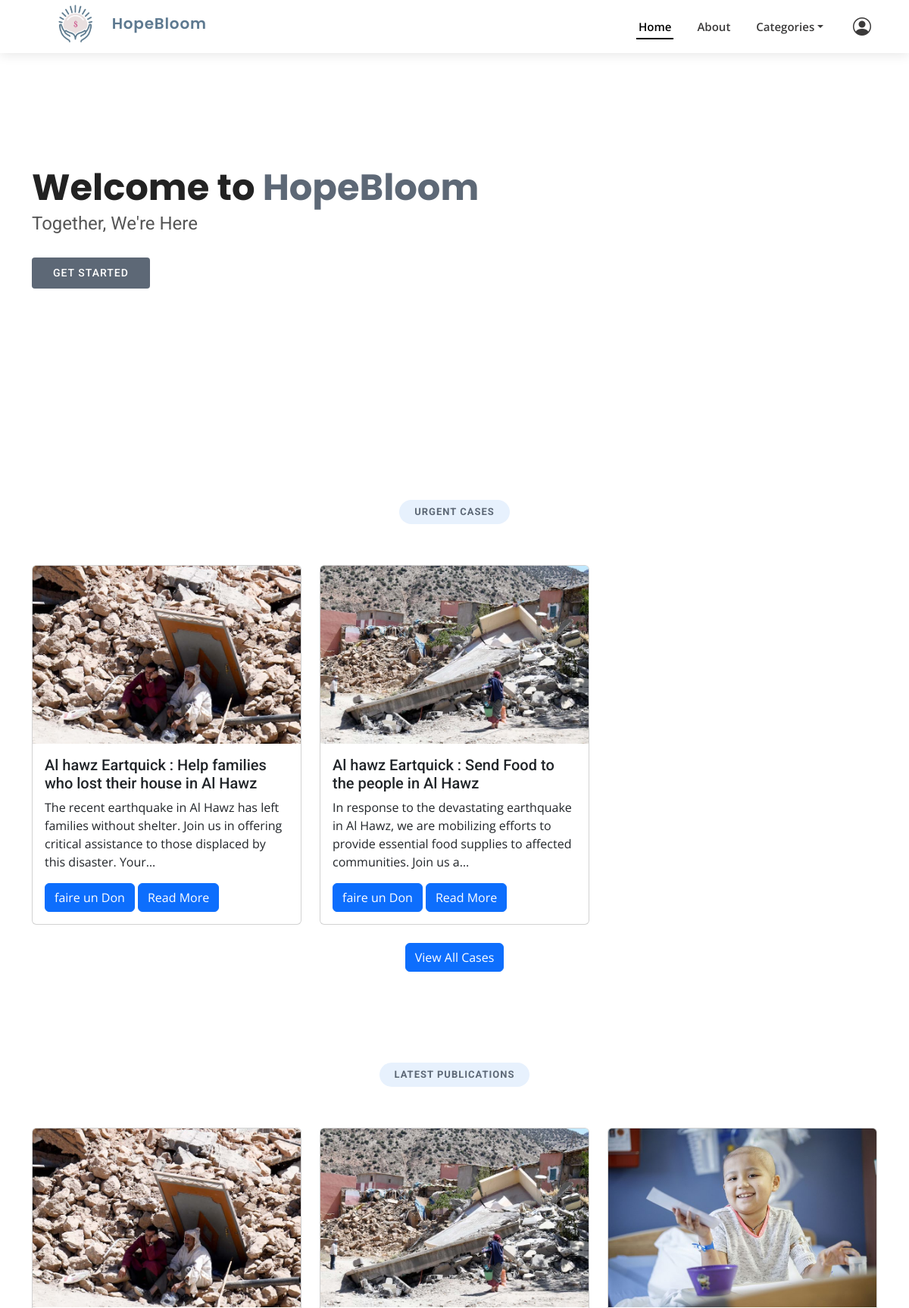
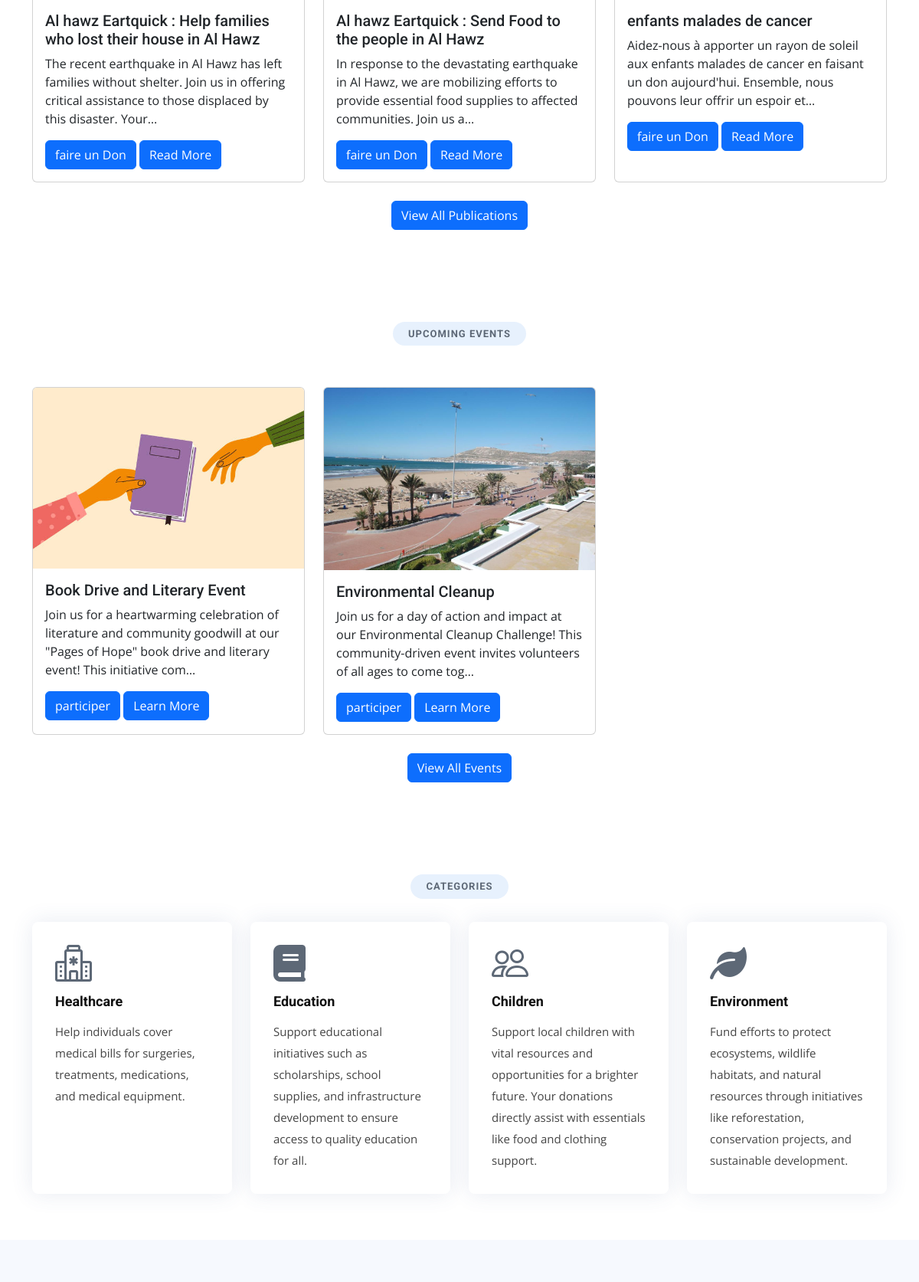
The app's page / (signed in, upper part) with its own data (2 pictures, top to bottom).
### publications/models.py (models this page shows, shortened)
class Publication(models.Model):
    id=models.AutoField(primary_key=True)
    titre=models.CharField(max_length=150)
    contenu=models.TextField()
    date=models.DateTimeField(default=timezone.now)
    image=models.ImageField(upload_to='photos/%y/%m/%d', blank=True)
    montant=models.DecimalField(max_digits=20,decimal_places=2)
    user=models.ForeignKey(User,on_delete=models.CASCADE,null=True)
    category = models.ForeignKey(Category, on_delete=models.CASCADE,null=True,blank=True)
    objects = models.Manager()
    def calculate_total_dons(self):
        total_dons = sum(d.montantDons for d in self.dons.all())
        return total_dons
    @classmethod
    def calculate_total_dons_all(cls):
        total_dons_all = sum(publication.calculate_total_dons() for publication in cls.objects.all())
        return total_dons_all

### events/models.py (models this page shows, shortened)
class Event(models.Model):
    user=models.ForeignKey(User,on_delete=models.CASCADE,null=True)
    title = models.CharField(max_length=200)
    description = models.TextField()
    date = models.DateField()
    time = models.TimeField()
    image=models.ImageField(upload_to='photos/%y/%m/%d', blank=True)
    location = models.CharField(max_length=255)
    created_at = models.DateTimeField(auto_now_add=True)
    max_attendees = models.PositiveIntegerField(default=0)  # Maximum number of attendees
    attendees = models.ManyToManyField(User, related_name='attended_events', blank=True)

### pages/views.py (the view)
# urls.py: path('', views.index, name='index'),
def index(request):
    publications = Publication.objects.order_by('-date')[:3]  # Fetch all publications
    pub=Publication.objects.all()
    categories= Category.objects.all()
    dons = Don.objects.all()
    users=User.objects.all()
    associations=Association.objects.all()
    donors=Donor.objects.all()
    events=Event.objects.order_by('-date')[:3]
    total_dons_all = Publication.calculate_total_dons_all()####total des dons  de tous les publications ou d'une pub
    context = {
        'events': events,
        'categories': categories,
        'publications': publications,
        'pub': pub,
        'dons': dons,
        'users' : users,
        'associations':associations,
        'donors' : donors,
        'total_dons_all' : total_dons_all,
    }
    return render(request, 'pages/index.html', context)

### templates/pages/index.html (shortened to what this page needs)
{%extends 'base.html' %}
{%  load static %}
  {% block content %}
  <section id="hero" class="d-flex align-items-center"style="background-image: url('/static/assets/img/Mine.jpg')">
    <div class="container" data-aos="zoom-out" data-aos-delay="100">
      <h1>Welcome to <span> HopeBloom      </span></h1>
      <h2> Together, We're Here </h2>
      <div class="d-flex">
        <a href="#about" class="btn-get-started scrollto">Get Started</a>
      </div>
    </div>
  </section>
  <main id="main">
     <section id="Urgent-cases" class="services">
      <div class="container" data-aos="fade-up">
        <div class="section-title">
          <h2>Urgent Cases</h2>
        </div>
        <div class="row">
          {% if publications %}
            {% for category in categories %}
              {% if category.name == 'Urgent' %}
                {% for publication in publications %}
                  {% if publication.category == category %}
                  {% if forloop.counter <= 3 %}
                    <div class="col-lg-4 col-md-6 d-flex align-items-stretch mt-4" data-aos="zoom-in" data-aos-delay="200">
                      <div class="card" data-aos="fade-up" data-aos-delay="100">
                        <img src="{{ MEDIA_URL }}{{ publication.image.url }}" class="card-img-top" alt="{{ publication.titre }}">
                        <div class="card-body">
                          <h5 class="card-title">{{ publication.titre }}</h5>
                          <p class="card-text">{{ publication.contenu | truncatechars:150 }}</p>
                          <a href="{% url 'faire_don' publication.id %}" class="btn btn-primary">faire un Don</a>
                          <a href="{% url 'detail' publication.id %}" class="btn btn-primary">Read More</a>
                        </div>
                      </div>
                    </div>
                  {% endif %}
                  {% endif %}
                {% endfor %}
              {% endif %}
            {% endfor %}
          {% else %}
            <div class="col-12">
              <p>No publications found.</p>
            </div>
          {% endif %}
        </div>
          <div class="text-center mt-4">
            <a href="{% url 'Urgent' %}" class="btn btn-primary">View All Cases</a>
          </div>
      </div>
    </section>
    <section id="latest-publications" class="services">
      <div class="container" data-aos="fade-up">
        <div class="section-title">
          <h2>Latest Publications</h2>
        </div>
        <div class="row">
          {% if publications %}
            {% for publication in publications %}
            {% if forloop.counter <= 3 %}
              <div class="col-lg-4 col-md-6 d-flex align-items-stretch mt-4" data-aos="zoom-in" data-aos-delay="200">
                <div class="card" data-aos="fade-up" data-aos-delay="100">
                  <img src="{{ MEDIA_URL }}{{ publication.image.url }}" class="card-img-top" alt="{{ publication.titre }}">
                  <div class="card-body">
                    <h5 class="card-title">{{ publication.titre }}</h5>
                    <p class="card-text">{{ publication.contenu | truncatechars:150 }}</p>
                    <a href="{% url 'faire_don' publication.id %}" class="btn btn-primary">faire un Don</a>
                    <a href="{% url 'detail' publication.id %}" class="btn btn-primary">Read More</a>
                  </div>
                </div>
              </div>
            {% endif %}
            {% endfor %}
          {% else %}
            <div class="col-12">
              <p>No publications found.</p>
            </div>
          {% endif %}
        </div>
          <div class="text-center mt-4">
            <a href="{% url 'publicationIndex' %}" class="btn btn-primary">View All Publications</a>
          </div>
      </div>
    </section>
    <section id="events" class="events">
      <div class="container" data-aos="fade-up">
        <div class="section-title">
          <h2>Upcoming Events</h2>
        </div>
        <div class="row">
          {% if events %}
            {% for events in events %}
              <div class="col-lg-4 col-md-6 d-flex align-items-stretch mt-4" data-aos="zoom-in" data-aos-delay="200">
                <div class="card" data-aos="fade-up" data-aos-delay="100">
                  <img src="{{ events.image.url }}" class="card-img-top" alt="{{ events.title }}">
                  <div class="card-body">
                    <h5 class="card-title">{{ events.title }}</h5>
                    <p class="card-text">{{ events.description | truncatechars:150 }}</p>
                    <a href="{% url 'participate_event' events.pk %}" class="btn btn-primary">participer</a>
                    <a href="{% url 'detail_events' pk=events.id %}" class="btn btn-primary">Learn More</a>
                  </div>
                </div>
              </div>
            {% endfor %}
          {% else %}
            <div class="col-12">
              <p>No upcoming events at the moment.</p>
            </div>
          {% endif %}
        </div>
        <div class="text-center mt-4">
          <a href="{% url 'eventIndex' %}" class="btn btn-primary">View All Events</a>
        </div>
      </div>
    </section>
    <section id="Categories-services" class="Categories-services">
      <div class="container" data-aos="fade-up">
        <div class="section-title">
          <h2>Categories</h2>
        </div>
        <div class="row">
          <div class="col-md-6 col-lg-3 d-flex align-items-stretch mb-5 mb-lg-0">
            <div class="icon-box" data-aos="fade-up" data-aos-delay="100">
              <div class="icon"><i class="bi bi-hospital"></i></div>
              <h4 class="title"><a href="{% url 'Health' %}">Healthcare</a></h4>
              <p class="description">Help individuals cover medical bills for surgeries, treatments, medications, and medical equipment.</p>
            </div>
          </div>
          <div class="col-md-6 col-lg-3 d-flex align-items-stretch mb-5 mb-lg-0">
            <div class="icon-box" data-aos="fade-up" data-aos-delay="200">
              <div class="icon">
                <link href="https://cdnjs.cloudflare.com/ajax/libs/font-awesome/6.0.0-beta3/css/all.min.css" rel="stylesheet">
                <i class="fas fa-book"></i></div>
              <h4 class="title"><a href="{% url 'Education' %}">Education</a></h4>
              <p class="description">Support educational initiatives such as scholarships, school supplies, and infrastructure development to ensure access to quality education for all.</p>
            </div>
          </div>
          <div class="col-md-6 col-lg-3 d-flex align-items-stretch mb-5 mb-lg-0">
            <div class="icon-box" data-aos="fade-up" data-aos-delay="300">
                <div class="icon">
                  <link href="https://cdnjs.cloudflare.com/ajax/libs/bootstrap-icons/1.7.2/font/bootstrap-icons.css" rel="stylesheet">
                    <i class="bi bi-people"></i>
                </div>
                <h4 class="title"><a href="{% url 'Children' %}">Children</a></h4>
                <p class="description">Support local children with vital resources and opportunities for a brighter future. Your donations directly assist with essentials like food and clothing support.</p>
            </div>
        </div>
          <div class="col-md-6 col-lg-3 d-flex align-items-stretch mb-5 mb-lg-0">
            <div class="icon-box" data-aos="fade-up" data-aos-delay="300">
              <div class="icon">
                <link href="https://cdnjs.cloudflare.com/ajax/libs/font-awesome/6.0.0-beta3/css/all.min.css" rel="stylesheet">
                <i class="fas fa-leaf"></i></div>
              <h4 class="title"><a href="{% url 'Environment' %}">Environment</a></h4>
              <p class="description">Fund efforts to protect ecosystems, wildlife habitats, and natural resources through initiatives like reforestation, conservation projects, and sustainable development.</p>
            </div>
          </div>
        </div>
      </div>
    </section>
    <section id="about" class="about section-bg">
                <link href="https://cdnjs.cloudflare.com/ajax/libs/font-awesome/6.0.0-beta3/css/all.min.css" rel="stylesheet">
    </section>
              <link href="https://cdnjs.cloudflare.com/ajax/libs/font-awesome/6.0.0-beta3/css/all.min.css" rel="stylesheet">
  </main>
  {% endblock content %}

### static/assets/css/style.css (style rules this page uses)
body { font-family: "Open Sans", sans-serif; color: #444444; }
a { color: #585c60; text-decoration: none; }
h1, h2, h3, h4, h5, h6 { font-family: "Roboto", sans-serif; }
#hero { width: 100%; height: 75vh; background-size: cover; position: relative; }
#hero:before { content: ""; background: rgba(255, 255, 255,0.1); position: absolute; bottom: 0; top: 0; left: 0; right: 0; }
#hero .container { position: relative; }
#hero h1 { margin: 0; font-size: 48px; font-weight: 700; line-height: 56px; color: #222222; font-family: "Poppins", sans-serif; }
#hero h1 span { color: #5d6876; }
#hero h2 { color: #555555; margin: 5px 0 30px 0; font-size: 24px; font-weight: 400; }
#hero .btn-get-started { font-family: "Roboto", sans-serif; text-transform: uppercase; font-weight: 500; font-size: 14px; letter-spacing: 1px; display: inline-block; padding: 10px 28px; border-radius: 4px; transition: 0.5s; color: #fff; background: #5d6876; }
@media (min-width: 1024px) { #hero { background-attachment: fixed; } }
section { padding: 60px 0; overflow: hidden; }
.section-bg { background-color: #f6f9fe; }
.section-title { text-align: center; padding-bottom: 30px; }
.section-title h2 { font-size: 13px; letter-spacing: 1px; font-weight: 700; padding: 8px 20px; margin: 0; background: #e7f1fd; color: #5d6876; display: inline-block; text-transform: uppercase; border-radius: 50px; }
.Categories-services .icon-box { padding: 30px; position: relative; overflow: hidden; background: #fff; box-shadow: 0 0 29px 0 rgba(68, 88, 144, 0.12); transition: all 0.3s ease-in-out; border-radius: 8px; z-index: 1; }
.Categories-services .icon-box::before { content: ""; position: absolute; background: #cbe0fb; right: 0; left: 0; bottom: 0; top: 100%; transition: all 0.3s; z-index: -1; }
.Categories-services .icon { margin-bottom: 15px; }
.Categories-services .icon i { font-size: 48px; line-height: 1; color: #5d6876; transition: all 0.3s ease-in-out; }
.Categories-services .title { font-weight: 700; margin-bottom: 15px; font-size: 18px; }
.Categories-services .title a { color: #111; }
.Categories-services .description { font-size: 15px; line-height: 28px; margin-bottom: 0; }

### records on screen
Publication: image (picture), titre "Al hawz Eartquick : Help families who lost their house in Al Hawz", contenu "The recent earthquake in Al Hawz has left families without shelter. Join us in offering critical assistance to those displaced by this disaster. Your…"
Publication: image (picture), titre "Al hawz Eartquick : Send Food to the people in Al Hawz", contenu "In response to the devastating earthquake in Al Hawz, we are mobilizing efforts to provide essential food supplies to affected communities. Join us a…"
Publication: image (picture), titre "enfants malades de cancer", contenu "Aidez-nous à apporter un rayon de soleil aux enfants malades de cancer en faisant un don aujourd'hui. Ensemble, nous pouvons leur offrir un espoir et…"
Event: image (picture), title "Book Drive and Literary Event", description "Join us for a heartwarming celebration of literature and community goodwill at our \"Pages of Hope\" book drive and literary event! This initiative com…"
Event: image (picture), title "Environmental Cleanup", description "Join us for a day of action and impact at our Environmental Cleanup Challenge! This community-driven event invites volunteers of all ages to come tog…"
